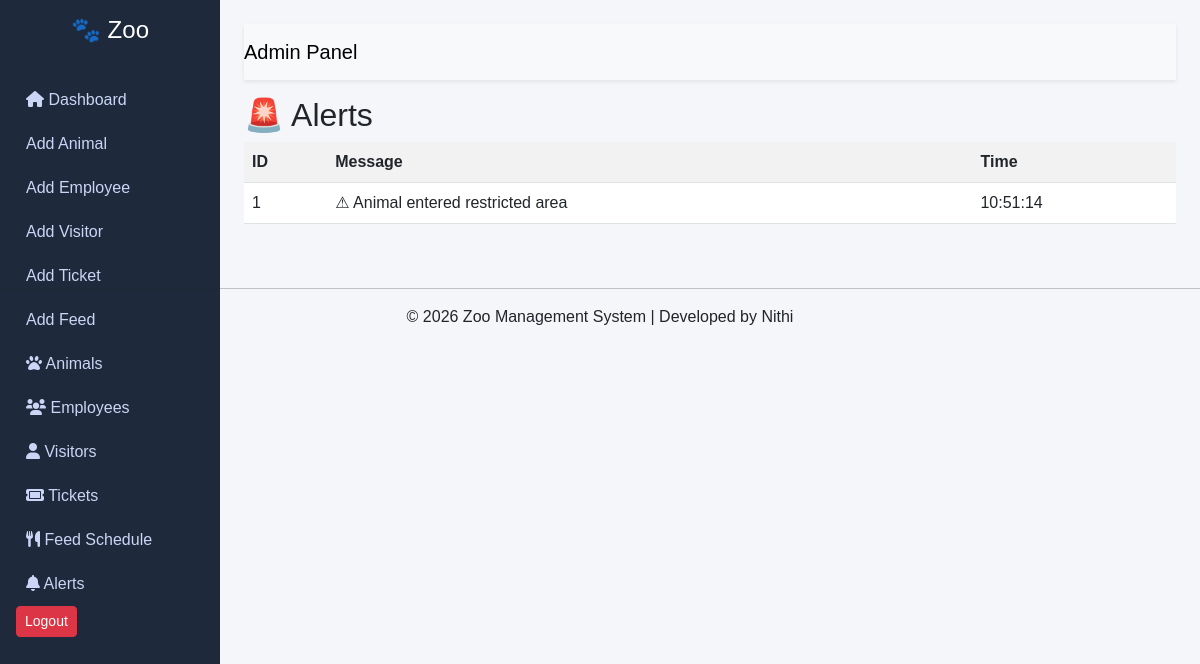
Before: /alerts with the older database file.
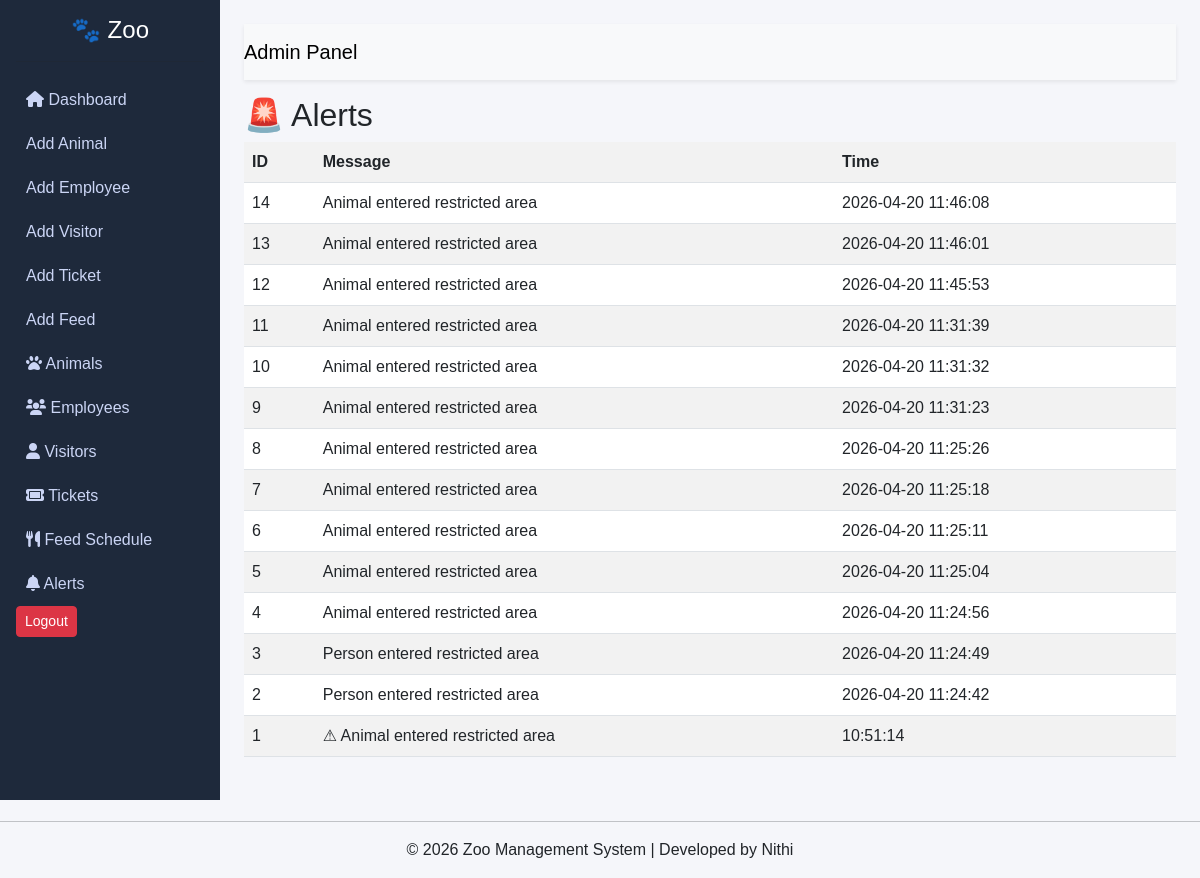
After: the same page with the newer database file.
### tables this page shows
CREATE TABLE alerts (
            id INTEGER PRIMARY KEY AUTOINCREMENT,
            message TEXT,
            time TEXT
        );

### app.py (the view)
@app.route('/alerts')
def alerts():
    data = zoo_db.get_alerts()
    print("📊 Alerts in DB:", data)
    return render_template('alerts.html', alerts=data)

### zoo_database.py (called while the page is built)
    def get_alerts(self):
        self.cursor.execute("SELECT * FROM alerts ORDER BY id DESC")
        return self.cursor.fetchall()

### templates/alerts.html
{% extends "base.html" %}
{% block content %}
<h2>🚨 Alerts</h2>
<table class="table table-striped">
<tr>
<th>ID</th>
<th>Message</th>
<th>Time</th>
</tr>
{% for a in alerts %}
<tr>
<td>{{ a[0] }}</td>
<td>{{ a[1] }}</td>
<td>{{ a[2] }}</td>
</tr>
{% endfor %}
</table>
{% endblock %}

### templates/base.html (shortened to what this page needs)
<!DOCTYPE html>
<html>
<head>
    <link href="https://cdn.jsdelivr.net/npm/bootstrap@5.3.0/dist/css/bootstrap.min.css" rel="stylesheet">
    <link rel="stylesheet" href="{{ url_for('static', filename='style.css') }}">
    <link rel="stylesheet" href="https://cdnjs.cloudflare.com/ajax/libs/font-awesome/6.0.0/css/all.min.css">
</head>
<body>
<div class="d-flex">
    <div class="sidebar p-3">
        <h4 class="text-white">🐾 Zoo</h4>
        <hr>
        <a href="/" class="menu"><i class="fas fa-home"></i> Dashboard</a>
        <a href="/add_animal" class="menu">Add Animal</a>
        <a href="/add_employee" class="menu">Add Employee</a>
        <a href="/add_visitor" class="menu">Add Visitor</a>
        <a href="/add_ticket" class="menu">Add Ticket</a>
        <a href="/add_feed" class="menu">Add Feed</a>
        <a href="/animals" class="menu"><i class="fas fa-paw"></i> Animals</a>
        <a href="/employees" class="menu"><i class="fas fa-users"></i> Employees</a>
        <a href="/visitors" class="menu"><i class="fas fa-user"></i> Visitors</a>
        <a href="/tickets" class="menu"><i class="fas fa-ticket"></i> Tickets</a>
        <a href="/feed" class="menu"><i class="fas fa-utensils"></i> Feed Schedule</a>
        <a href="/alerts" class="menu">
            <i class="fas fa-bell"></i> Alerts
        </a>
        <a href="/logout" class="btn btn-danger btn-sm">Logout</a>
    </div>
    <div class="content p-4">
        <nav class="navbar bg-light shadow-sm mb-3">
            <span class="navbar-brand">Admin Panel</span>
        </nav>
        {% block content %}{% endblock %}
    </div>
</div>
</body>
<footer class="text-center mt-4">
    <hr>
    <p>© 2026 Zoo Management System | Developed by Nithi</p>
</footer>
</html>

### static/style.css (style rules this page uses)
body { margin: 0; font-family: Arial, sans-serif; background-color: #f5f6fa; }
.sidebar { width: 220px; height: 100vh; background: #1e293b; position: fixed; }
.sidebar h4 { text-align: center; }
.menu { display: block; color: #cbd5f5; padding: 10px; text-decoration: none; border-radius: 5px; }
.content { margin-left: 220px; width: 100%; }

Changed rows visible on the page:
added alerts: id "14", message "Animal entered restricted area", time "2026-04-20 11:46:08"
added alerts: id "13", message "Animal entered restricted area", time "2026-04-20 11:46:01"
added alerts: id "12", message "Animal entered restricted area", time "2026-04-20 11:45:53"
added alerts: id "11", message "Animal entered restricted area", time "2026-04-20 11:31:39"
added alerts: id "10", message "Animal entered restricted area", time "2026-04-20 11:31:32"
added alerts: id "9", message "Animal entered restricted area", time "2026-04-20 11:31:23"
added alerts: id "8", message "Animal entered restricted area", time "2026-04-20 11:25:26"
added alerts: id "7", message "Animal entered restricted area", time "2026-04-20 11:25:18"
added alerts: id "6", message "Animal entered restricted area", time "2026-04-20 11:25:11"
added alerts: id "5", message "Animal entered restricted area", time "2026-04-20 11:25:04"
added alerts: id "4", message "Animal entered restricted area", time "2026-04-20 11:24:56"
added alerts: id "3", message "Person entered restricted area", time "2026-04-20 11:24:49"
added alerts: id "2", message "Person entered restricted area", time "2026-04-20 11:24:42"
